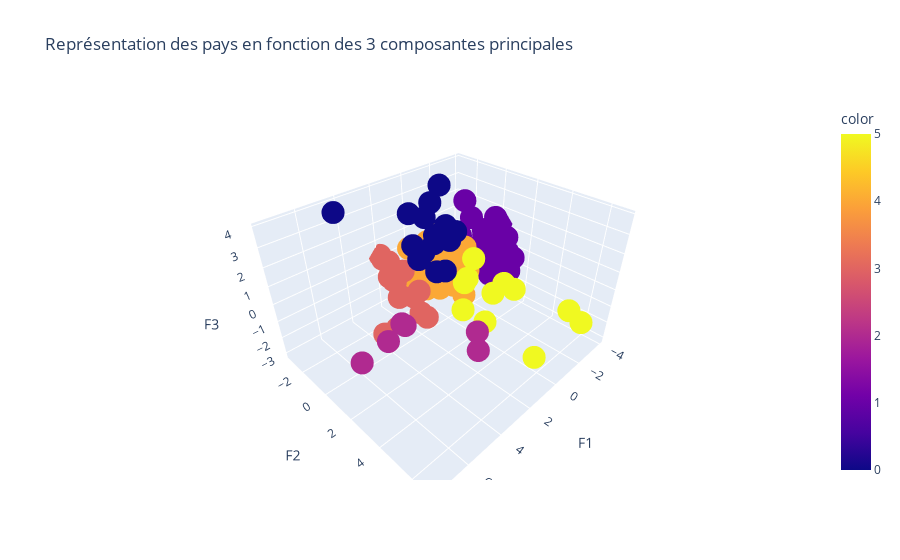

The cell this chart's notebook holds for it:
### Markdown cell above
#### Représentation 3D

### Code cell
title = "Représentation des pays en fonction des 3 composantes principales"

fig = px.scatter_3d(x=X_projected[:,0], y=X_projected[:,1], z=X_projected[:, 2], hover_name=pays,
              color=clusters_kmeans, title=title, labels={'x':'F1', 'y':'F2', 'z':'F3'})
fig.show()

### Figure 1 — Plotly figure (JSON) as saved in the notebook; plotly's stock layout.template omitted (floating-point values rounded to 4 significant figures)
{"data": [{"hovertemplate": "<b>%{hovertext}</b><br><br>F1=%{x}<br>F2=%{y}<br>F3=%{z}<br>color=%{marker.color}<extra></extra>", "hovertext": ["Afrique du Sud", "Albanie", "Algérie", "Allemagne", "Angola", "Antigua-et-Barbuda", "Arabie saoudite", "Argentine", "Arménie", "Australie", "Autriche", "Azerbaïdjan", "Belgique", "Bolivie (État plurinational de)", "Bosnie-Herzégovine", "Botswana", "Bulgarie", "Bélarus", "Bénin", "Cameroun", "Canada", "Chili", "Chine - RAS de Hong-Kong", "Chypre", "Colombie", "Congo", "Congo", "Costa Rica", "Croatie", "Côte d'Ivoire", "Danemark", "El Salvador", "Espagne", "Estonie", "Fidji", "Finlande", "France", "Fédération de Russie", "Gabon", "Ghana", "Grèce", "Guatemala", "Guyana", "Géorgie", "Honduras", "Hongrie", "Indonésie", "Iran (République islamique d')", "Irlande", "Islande", "Israël", "Italie", "Jamaïque", "Japon", "Jordanie", "Kazakhstan", "Kenya", "Koweït", "Lesotho", "Lettonie", "Liban", "Libéria", "Lituanie", "Luxembourg", "Macédoine du Nord", "Malaisie", "Malte", "Maroc", "Maurice", "Mexique", "Monténégro", "Myanmar", "Namibie", "Nicaragua", "Niger", "Nigéria", "Norvège", "Nouvelle-Zélande", "Oman", "Ouganda", "Pakistan", "Panama", "Paraguay", "Pays-Bas", "Philippines", "Pologne", "Portugal", "Pérou", "Roumanie", "Royaume-Uni de Grande-Bretagne et d'Irlande du Nord", "Rwanda", "République de Corée", "République de Moldova", "République dominicaine", "Serbie", "Sierra Leone", "Slovénie", "Sri Lanka", "Suisse", "Suède", "Sénégal", "Tchad", "Tchéquie", "Thaïlande", "Togo", "Trinité-et-Tobago", "Tunisie", "Turquie", "Ukraine", "Uruguay", "Viet Nam", "Yémen", "Zambie", "Égypte", "Émirats arabes unis", "Équateur", "Îles Salomon"], "legendgroup": "", "marker": {"color": [0, 4, 1, 2, 1, 0, 0, 0, 4, 3, 3, 1, 3, 0, 4, 4, 4, 4, 1, 1, 3, 0, 0, 4, 5, 1, 1, 4, 4, 1, 3, 4, 3, 4, 1, 3, 2, 2, 1, 1, 4, 4, 4, 4, 4, 4, 5, 5, 3, 3, 0, 3, 0, 2, 0, 4, 1, 0, 1, 4, 1, 1, 4, 3, 4, 0, 4, 4, 4, 2, 4, 5, 4, 4, 1, 5, 3, 3, 4, 1, 5, 0, 4, 3, 5, 3, 4, 4, 4, 2, 1, 3, 4, 4, 4, 1, 4, 1, 3, 3, 1, 1, 4, 5, 1, 0, 1, 5, 4, 4, 5, 1, 1, 5, 0, 4, 1], "coloraxis": "coloraxis", "symbol": "circle"}, "mode": "markers", "name": "", "scene": "scene", "showlegend": false, "type": "scatter3d", "x": [2.206, -1.232, -2.034, 5.476, -2.024, -0.8447, 2.005, 2.012, -1.557, 3.38, 1.362, -1.949, 2.754, -0.4131, -1.285, -0.9415, 0.2024, 0.06576, -2.482, -3.083, 3.448, 1.433, 4.771, 0.1411, 0.4432, -1.925, -2.788, -0.06078, -0.1029, -2.395, 2.056, -0.7951, 2.979, 0.004424, -1.755, 1.625, 4.27, 3.729, -1.753, -2.239, 0.5806, -1.058, -1.811, -1.123, -1.394, 1.068, 1.166, -0.1957, 1.414, 2.008, 1.594, 2.663, -0.7987, 7.599, -0.748, -0.7498, -2.955, 0.4518, -2.457, 0.2634, -1.59, -2.642, 0.732, 2.007, -1.497, 2.042, 0.6819, -0.7304, -0.1238, 4.205, -1.226, 0.02138, -1.323, -1.071, -3.702, -2.757, 1.75, 2.033, -0.3436, -2.85, -1.932, -0.06238, -1.227, 3.888, 0.2702, 2.133, 1.116, 0.14, 0.04347, 4.909, -2.974, 2.27, -1.391, -0.3783, -0.8051, -3.181, 0.2104, -2.086, 1.967, 2.004, -2.3, -3.451, 0.858, 0.5948, -2.883, -0.1823, -1.799, 0.8349, -0.05327, 0.003246, 0.6028, -2.713, -2.032, -1.105, 1.626, -0.8733, -3.878], "y": [1.978, -1.167, 1.058, 1.779, 0.8725, -1.539, 1.11, 1.215, -0.7326, -0.6009, -1.778, -0.04897, -1.128, -0.3594, -0.7265, -1.313, -1.411, -0.8183, 0.1423, 1.061, 0.1341, -0.6878, -2.399, -1.702, 1.698, -0.267, 0.63, -1.344, -1.439, 0.6842, -2.082, -0.7784, 0.6402, -1.702, -0.8725, -2.132, 1.479, 5.384, -0.6032, 0.5472, -1.123, 0.07253, -0.7047, -0.9592, -0.184, -1.339, 6.422, 3.446, -2.015, -2.927, -0.9022, 0.7459, -1.038, 2.96, -0.2632, -0.3087, 1.647, -1.281, -0.5448, -1.748, 0.07528, -0.03522, -1.829, -3.125, -0.8815, 0.3943, -2.347, 0.6699, -1.748, 5.693, -1.073, 1.698, -1.085, -0.687, 1.313, 5.655, -2.306, -2.396, -1.225, 1.342, 6.776, -1.159, -0.6723, -0.7269, 3.206, 0.591, -1.539, 0.4559, -0.6474, 2.079, 0.2466, 0.2099, -0.7503, -0.6374, -0.9643, 0.1536, -1.639, 0.07942, -2.227, -1.988, 0.1505, 0.9566, -1.579, 1.613, 0.3798, -1.532, 0.1687, 3.286, 1.049, -1.704, 1.668, 1.619, -0.07091, 3.419, -1.066, -0.2131, 0.169], "z": [1.692, -1.148, -0.8694, -0.5271, 1.37, 3.788, 3.057, 1.21, -0.6646, 0.7169, -0.8977, -0.5991, -3.108, 1.283, -1.895, -0.9645, -0.6656, -1.339, 1.028, -0.316, -0.06911, 0.7943, 3.908, 0.5946, 0.333, 2.068, 2.092, 0.07328, -1.91, -0.651, -0.8213, -0.614, -0.01475, -1.202, 0.8521, -1.422, -0.5183, 0.1629, 2.961, 0.3198, -1.627, 0.8083, -0.01727, -0.6988, 0.5663, -1.537, -1.237, 0.575, -0.5006, 0.09655, 1.568, -1.087, 1.738, 0.4767, 1.705, -0.08896, -0.7971, 2.547, -0.07283, -1.304, -0.2372, 1.197, -1.787, 0.2514, -0.3316, 1.898, 0.4472, -0.2027, 0.7792, 1.611, -0.5124, 1.273, -0.0739, -0.003081, -0.4425, -1.238, -0.8573, 0.1749, 1.325, -0.7698, -0.8694, 0.9126, -0.6988, -2.594, 0.1257, -1.748, -0.8013, -0.8214, -1.605, 0.3088, -1.107, -0.2564, -0.671, 0.4125, -1.334, 0.2853, -1.263, -0.7667, -0.8989, -0.8745, -0.1901, 0.7987, -0.4703, -1.557, 0.1463, 3.058, -0.6762, -1.242, -1.231, -1.038, 0.1401, 0.5052, -0.2481, -0.2325, 3.232, 0.2261, 1.337]}], "layout": {"coloraxis": {"colorbar": {"title": {"text": "color"}}, "colorscale": [[0, "#0d0887"], [0.1111, "#46039f"], [0.2222, "#7201a8"], [0.3333, "#9c179e"], [0.4444, "#bd3786"], [0.5556, "#d8576b"], [0.6667, "#ed7953"], [0.7778, "#fb9f3a"], [0.8889, "#fdca26"], [1, "#f0f921"]]}, "legend": {"tracegroupgap": 0}, "scene": {"domain": {"x": [0, 1], "y": [0, 1]}, "xaxis": {"title": {"text": "F1"}}, "yaxis": {"title": {"text": "F2"}}, "zaxis": {"title": {"text": "F3"}}}, "title": {"text": "Représentation des pays en fonction des 3 composantes principales"}}}
